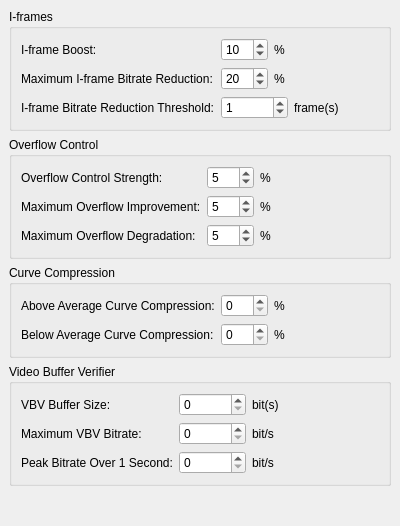
     <widget class="QWidget" name="twoPassTab" >
      <attribute name="title" >
       <string>Two Pass</string>
      </attribute>
      <layout class="QVBoxLayout" >
       <property name="margin" >
        <number>9</number>
       </property>
       <property name="spacing" >
        <number>6</number>
       </property>
       <item>
        <widget class="QGroupBox" name="groupBox_7" >
         <property name="title" >
          <string>I-frames</string>
         </property>
         <layout class="QGridLayout" >
          <property name="margin" >
           <number>9</number>
          </property>
          <property name="spacing" >
           <number>6</number>
          </property>
          <item row="0" column="0" >
           <widget class="QLabel" name="label_12" >
            <property name="text" >
             <string>I-frame Boost:</string>
            </property>
           </widget>
          </item>
          <item row="1" column="1" >
           <layout class="QHBoxLayout" >
            <property name="margin" >
             <number>0</number>
            </property>
            <property name="spacing" >
             <number>6</number>
            </property>
            <item>
             <widget class="QSpinBox" name="maxKeyFrameReduceBitrateSpinBox" >
              <property name="maximum" >
               <number>100</number>
              </property>
              <property name="value" >
               <number>20</number>
              </property>
             </widget>
            </item>
            <item>
             <widget class="QLabel" name="label_27" >
              <property name="text" >
               <string>%</string>
              </property>
             </widget>
            </item>
            <item>
             <spacer>
              <property name="orientation" >
               <enum>Qt::Horizontal</enum>
              </property>
              <property name="sizeHint" >
               <size>
                <width>40</width>
                <height>20</height>
               </size>
              </property>
             </spacer>
            </item>
           </layout>
          </item>
          <item row="0" column="1" >
           <layout class="QHBoxLayout" >
            <property name="margin" >
             <number>0</number>
            </property>
            <property name="spacing" >
             <number>6</number>
            </property>
            <item>
             <widget class="QSpinBox" name="keyFrameBoostSpinBox" >
              <property name="maximum" >
               <number>100</number>
              </property>
              <property name="value" >
               <number>10</number>
              </property>
             </widget>
            </item>
            <item>
             <widget class="QLabel" name="label_26" >
              <property name="text" >
               <string>%</string>
              </property>
             </widget>
            </item>
            <item>
             <spacer>
              <property name="orientation" >
               <enum>Qt::Horizontal</enum>
              </property>
              <property name="sizeHint" >
               <size>
                <width>40</width>
                <height>20</height>
               </size>
              </property>
             </spacer>
            </item>
           </layout>
          </item>
          <item row="2" column="0" >
           <widget class="QLabel" name="label_14" >
            <property name="text" >
             <string>I-frame Bitrate Reduction Threshold:</string>
            </property>
           </widget>
          </item>
          <item row="1" column="0" >
           <widget class="QLabel" name="label_13" >
            <property name="text" >
             <string>Maximum I-frame Bitrate Reduction:</string>
            </property>
           </widget>
          </item>
          <item row="2" column="1" >
           <layout class="QHBoxLayout" >
            <property name="margin" >
             <number>0</number>
            </property>
            <property name="spacing" >
             <number>6</number>
            </property>
            <item>
             <widget class="QSpinBox" name="keyFrameBitrateThresholdSpinBox" >
              <property name="maximum" >
               <number>2147483647</number>
              </property>
              <property name="value" >
               <number>1</number>
              </property>
             </widget>
            </item>
            <item>
             <widget class="QLabel" name="label_28" >
              <property name="text" >
               <string>frame(s)</string>
              </property>
             </widget>
            </item>
            <item>
             <spacer>
              <property name="orientation" >
               <enum>Qt::Horizontal</enum>
              </property>
              <property name="sizeHint" >
               <size>
                <width>40</width>
                <height>20</height>
               </size>
              </property>
             </spacer>
            </item>
           </layout>
          </item>
         </layout>
        </widget>
       </item>
       <item>
        <widget class="QGroupBox" name="groupBox_5" >
         <property name="title" >
          <string>Overflow Control</string>
         </property>
         <layout class="QGridLayout" >
          <property name="margin" >
           <number>9</number>
          </property>
          <property name="spacing" >
           <number>6</number>
          </property>
          <item row="0" column="1" >
           <layout class="QHBoxLayout" >
            <property name="margin" >
             <number>0</number>
            </property>
            <property name="spacing" >
             <number>6</number>
            </property>
            <item>
             <widget class="QSpinBox" name="overflowStrengthSpinBox" >
              <property name="maximum" >
               <number>100</number>
              </property>
              <property name="value" >
               <number>5</number>
              </property>
             </widget>
            </item>
            <item>
             <widget class="QLabel" name="label_29" >
              <property name="text" >
               <string>%</string>
              </property>
             </widget>
            </item>
            <item>
             <spacer>
              <property name="orientation" >
               <enum>Qt::Horizontal</enum>
              </property>
              <property name="sizeHint" >
               <size>
                <width>40</width>
                <height>20</height>
               </size>
              </property>
             </spacer>
            </item>
           </layout>
          </item>
          <item row="2" column="0" >
           <widget class="QLabel" name="label_21" >
            <property name="text" >
             <string>Maximum Overflow Degradation:</string>
            </property>
           </widget>
          </item>
          <item row="2" column="1" >
           <layout class="QHBoxLayout" >
            <property name="margin" >
             <number>0</number>
            </property>
            <property name="spacing" >
             <number>6</number>
            </property>
            <item>
             <widget class="QSpinBox" name="maxOverflowDegradationSpinBox" >
              <property name="maximum" >
               <number>100</number>
              </property>
              <property name="minimum" >
               <number>0</number>
              </property>
              <property name="value" >
               <number>5</number>
              </property>
             </widget>
            </item>
            <item>
             <widget class="QLabel" name="label_32" >
              <property name="text" >
               <string>%</string>
              </property>
             </widget>
            </item>
            <item>
             <spacer>
              <property name="orientation" >
               <enum>Qt::Horizontal</enum>
              </property>
              <property name="sizeHint" >
               <size>
                <width>40</width>
                <height>20</height>
               </size>
              </property>
             </spacer>
            </item>
           </layout>
          </item>
          <item row="1" column="1" >
           <layout class="QHBoxLayout" >
            <property name="margin" >
             <number>0</number>
            </property>
            <property name="spacing" >
             <number>6</number>
            </property>
            <item>
             <widget class="QSpinBox" name="maxOverflowImprovmentSpinBox" >
              <property name="maximum" >
               <number>100</number>
              </property>
              <property name="minimum" >
               <number>0</number>
              </property>
              <property name="value" >
               <number>5</number>
              </property>
             </widget>
            </item>
            <item>
             <widget class="QLabel" name="label_30" >
              <property name="text" >
               <string>%</string>
              </property>
             </widget>
            </item>
            <item>
             <spacer>
              <property name="orientation" >
               <enum>Qt::Horizontal</enum>
              </property>
              <property name="sizeHint" >
               <size>
                <width>40</width>
                <height>20</height>
               </size>
              </property>
             </spacer>
            </item>
           </layout>
          </item>
          <item row="1" column="0" >
           <widget class="QLabel" name="label_19" >
            <property name="text" >
             <string>Maximum Overflow Improvement:</string>
            </property>
           </widget>
          </item>
          <item row="0" column="0" >
           <widget class="QLabel" name="label_18" >
            <property name="text" >
             <string>Overflow Control Strength:</string>
            </property>
           </widget>
          </item>
         </layout>
        </widget>
       </item>
       <item>
        <widget class="QGroupBox" name="groupBox_8" >
         <property name="title" >
          <string>Curve Compression</string>
         </property>
         <layout class="QGridLayout" >
          <property name="margin" >
           <number>9</number>
          </property>
          <property name="spacing" >
           <number>6</number>
          </property>
          <item row="0" column="0" >
           <widget class="QLabel" name="label_22" >
            <property name="text" >
             <string>Above Average Curve Compression:</string>
            </property>
           </widget>
          </item>
          <item row="0" column="1" >
           <layout class="QHBoxLayout" >
            <property name="margin" >
             <number>0</number>
            </property>
            <property name="spacing" >
             <number>6</number>
            </property>
            <item>
             <widget class="QSpinBox" name="aboveAvgCurveCompSpinBox" >
              <property name="maximum" >
               <number>100</number>
              </property>
             </widget>
            </item>
            <item>
             <widget class="QLabel" name="label_25" >
              <property name="text" >
               <string>%</string>
              </property>
             </widget>
            </item>
            <item>
             <spacer>
              <property name="orientation" >
               <enum>Qt::Horizontal</enum>
              </property>
              <property name="sizeHint" >
               <size>
                <width>40</width>
                <height>20</height>
               </size>
              </property>
             </spacer>
            </item>
           </layout>
          </item>
          <item row="1" column="0" >
           <widget class="QLabel" name="label_24" >
            <property name="text" >
             <string>Below Average Curve Compression:</string>
            </property>
           </widget>
          </item>
          <item row="1" column="1" >
           <layout class="QHBoxLayout" >
            <property name="margin" >
             <number>0</number>
            </property>
            <property name="spacing" >
             <number>6</number>
            </property>
            <item>
             <widget class="QSpinBox" name="belowAvgCurveCompSpinBox" >
              <property name="maximum" >
               <number>100</number>
              </property>
             </widget>
            </item>
            <item>
             <widget class="QLabel" name="label_33" >
              <property name="text" >
               <string>%</string>
              </property>
             </widget>
            </item>
            <item>
             <spacer>
              <property name="orientation" >
               <enum>Qt::Horizontal</enum>
              </property>
              <property name="sizeHint" >
               <size>
                <width>40</width>
                <height>20</height>
               </size>
              </property>
             </spacer>
            </item>
           </layout>
          </item>
         </layout>
        </widget>
       </item>
       <item>
        <widget class="QGroupBox" name="groupBox_10" >
         <property name="title" >
          <string>Video Buffer Verifier</string>
         </property>
         <layout class="QGridLayout" >
          <property name="margin" >
           <number>9</number>
          </property>
          <property name="spacing" >
           <number>6</number>
          </property>
          <item row="1" column="1" >
           <layout class="QHBoxLayout" >
            <property name="margin" >
             <number>0</number>
            </property>
            <property name="spacing" >
             <number>6</number>
            </property>
            <item>
             <widget class="QSpinBox" name="maxVbvBitrateSpinBox" >
              <property name="maximum" >
               <number>9708400</number>
              </property>
             </widget>
            </item>
            <item>
             <widget class="QLabel" name="label_38" >
              <property name="text" >
               <string>bit/s</string>
              </property>
             </widget>
            </item>
            <item>
             <spacer>
              <property name="orientation" >
               <enum>Qt::Horizontal</enum>
              </property>
              <property name="sizeHint" >
               <size>
                <width>40</width>
                <height>20</height>
               </size>
              </property>
             </spacer>
            </item>
           </layout>
          </item>
          <item row="0" column="1" >
           <layout class="QHBoxLayout" >
            <property name="margin" >
             <number>0</number>
            </property>
            <property name="spacing" >
             <number>6</number>
            </property>
            <item>
             <widget class="QSpinBox" name="vbvBufferSizeSpinBox" >
              <property name="maximum" >
               <number>6291456</number>
              </property>
             </widget>
            </item>
            <item>
             <widget class="QLabel" name="label_37" >
              <property name="text" >
               <string>bit(s)</string>
              </property>
             </widget>
            </item>
            <item>
             <spacer>
              <property name="orientation" >
               <enum>Qt::Horizontal</enum>
              </property>
              <property name="sizeHint" >
               <size>
                <width>40</width>
                <height>20</height>
               </size>
              </property>
             </spacer>
            </item>
           </layout>
          </item>
          <item row="0" column="0" >
           <widget class="QLabel" name="label_34" >
            <property name="text" >
             <string>VBV Buffer Size:</string>
            </property>
           </widget>
          </item>
          <item row="1" column="0" >
           <widget class="QLabel" name="label_35" >
            <property name="text" >
             <string>Maximum VBV Bitrate:</string>
            </property>
           </widget>
          </item>
          <item row="2" column="0" >
           <widget class="QLabel" name="label_36" >
            <property name="text" >
             <string>Peak Bitrate Over 1 Second:</string>
            </property>
           </widget>
          </item>
          <item row="2" column="1" >
           <layout class="QHBoxLayout" >
            <property name="margin" >
             <number>0</number>
            </property>
            <property name="spacing" >
             <number>6</number>
            </property>
            <item>
             <widget class="QSpinBox" name="vbvPeakBitrateSpinBox" >
              <property name="maximum" >
               <number>16000000</number>
              </property>
             </widget>
            </item>
            <item>
             <widget class="QLabel" name="label_39" >
              <property name="text" >
               <string>bit/s</string>
              </property>
             </widget>
            </item>
            <item>
             <spacer>
              <property name="orientation" >
               <enum>Qt::Horizontal</enum>
              </property>
              <property name="sizeHint" >
               <size>
                <width>40</width>
                <height>20</height>
               </size>
              </property>
             </spacer>
            </item>
           </layout>
          </item>
         </layout>
        </widget>
       </item>
       <item>
        <spacer>
         <property name="orientation" >
          <enum>Qt::Vertical</enum>
         </property>
         <property name="sizeHint" >
          <size>
           <width>20</width>
           <height>31</height>
          </size>
         </property>
        </spacer>
       </item>
      </layout>
     </widget>
